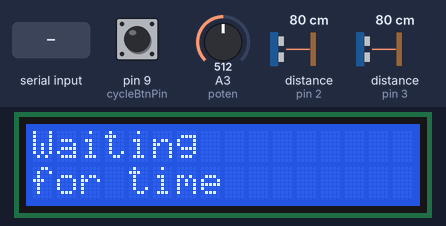
The sketch below on a simulated Arduino Uno, built with avr-gcc and run on an emulated ATmega328P. Parts: 16×2 character LCD. Wiring (inferred from the names in the program): 2 × range finder with pulse-width output: data pin 2 / data pin 3. Inputs (shaded band) come from the test bench; at power-on: pin 9 (cycleBtnPin) LOW, A3 (poten) = 512, distance to the obstacle (sensors on pin 2, pin 3) 80 cm. What the sketch prints to the serial monitor is not drawn.

Above: at 1.2 s.
1.3 s: "90,45\n" received over Serial
At 2.5 s:
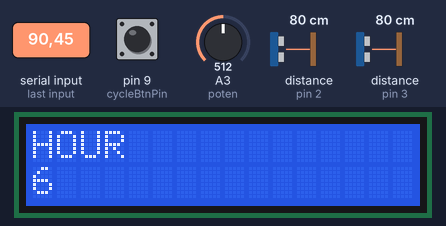
3.3 s: pin 9 (cycleBtnPin) pulled HIGH for 3.2 s
At 7.9 s:
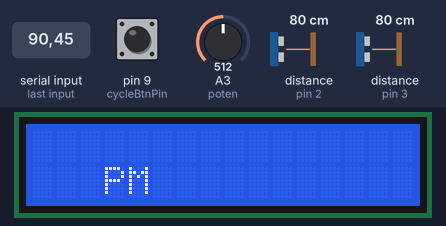
8.3 s: A3 (poten) set to 493
At 9.4 s:
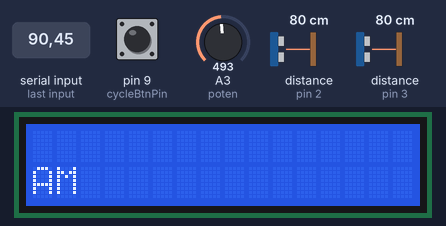
12.1 s: pin 9 (cycleBtnPin) pulled HIGH for 0.15 s
At 13.5 s:
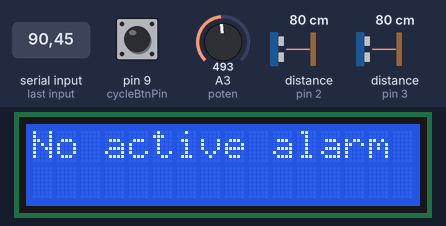
15.2 s: A3 (poten) set to 306
At 16.0 s:
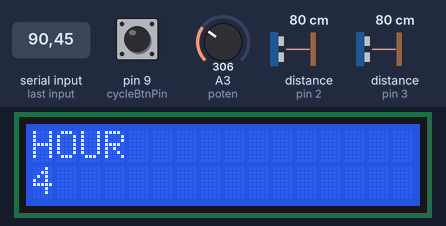
Timing chart, 0 to 18.2 s (numbered marks = the images above; inputs shaded):
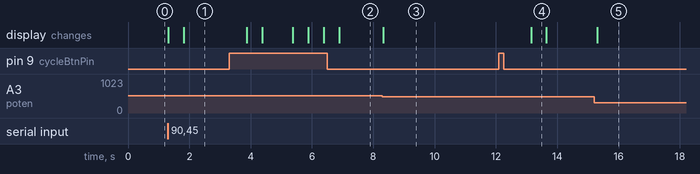

Measured:
- the behaviour switches between 512 and 511 on A3 (poten) (found by bisection; images 2 and 3)
- after the input at 1.3 s, the display: first changes at once (image 1 shows a later state)
- after the input at 3.3 s, the display: first changes after 0.57 s (image 2 shows a later state)
- after the input at 8.3 s, the display: changes at once (image 3)
- after the input at 12.1 s, the display: changes after 1.0 s (image 4)
- after the input at 15.2 s, the display: changes after 0.10 s (image 5)
- what the display in image 4 shows lasts 0.5 s, from 13.1 s to 13.6 s

The sketch:

alarm.ino
```cpp
/*
 * REFERENCES
 * Melody code and pitches.h code found at: https://www.arduino.cc/en/Tutorial/PlayMelody
 * Time Library Source Code and Documentation found at: https://github.com/PaulStoffregen/Time
 * Serial.available() example found at:  https://www.arduino.cc/en/Serial/Available#.UwYy2PldV8E
 * convert function code found at: https://stackoverflow.com/questions/929103/convert-a-number-range-to-another-range-maintaining-ratio
*/

    //    months  = Serial.parseInt();
    //    days    = Serial.parseInt();
    //    years   = Serial.parseInt();
    //    hours   = Serial.parseInt();
    //    minutes = Serial.parseInt();
    //    seconds = Serial.parseInt();

#include <Time.h>
#include <TimeLib.h>
#include <LiquidCrystal.h>
#include "pitches.h"

//---------------------------------------------------------------------
// initialize the library by associating any needed LCD interface pin
// with the arduino pin number it is connected to
const int rs = 13, en = 11, d4 = 5, d5 = 4, d6 = 7, d7 = 6;

LiquidCrystal lcd(rs, en, d4, d5, d6, d7);
//---------------------------------------------------------------------
// time variables
int hr1 = -2;
int hr2 = -2;
int mn1 = -2;
int mn2 = -2;

int days = 15;
int months = 3;
int years = 2018;
int seconds = 0;
int minutes = 0;
int hours = 0;
// boolean used to see whether or not the initial time has been set
bool timeFlag = false;
//---------------------------------------------------------------------
// alarm variables
int alarmHour = 0;
int alarmMin = 0;
int alarmAmPm = 0;

int melody[] = {
  NOTE_C4, NOTE_G3, NOTE_G3, NOTE_A3, NOTE_G3, 0, NOTE_B3, NOTE_C4
};

// note durations: 4 = quarter note, 8 = eighth note, etc.:
int noteDurations[] = {
  4, 8, 8, 4, 4, 4, 4, 4
};

const int poten = A3;
const int buzzPin = 12;
const int snoozeBtnPin = 2;
const int setAlarmBtnPin = 3;
const int cycleBtnPin = 9;

// max and min values for the analog potentiometer
const int oldMin = 0;
const long int oldMax = 1023;

// variables that change during interrupts
volatile int alarmFlag = 0;
volatile int setFlag = 0;
//---------------------------------------------------------------------

void setup() {
  Serial.begin(9600);
  lcd.begin(16, 2);
  pinMode(snoozeBtnPin, INPUT);
  pinMode(cycleBtnPin, INPUT);
  pinMode(poten, INPUT);
  attachInterrupt(digitalPinToInterrupt(snoozeBtnPin), alarmInterrupt, CHANGE);
  attachInterrupt(digitalPinToInterrupt(setAlarmBtnPin), setInterrupt, CHANGE);
  //Serial.println("Enter valid date & time in this format:\nmm/dd/yyyy hr:mm:ss");
  lcd.print("Waiting");
  lcd.setCursor(0, 1);
  lcd.print("for time");
}

void loop() {

  if (Serial.available() > 0){
    if (hr1 == -2)
      hr1 = Serial.read();
    else if (hr2 == -2)
      hr2 = Serial.read();
    else if (mn1 == -2)
      mn1 = Serial.read();
    else if (mn2 == -2)
      mn2 = Serial.read();

//    if (!dateErrorCheck(years, months, days, hours, minutes, seconds)){
//      //break;
//    }

    //setTime(hours, minutes, seconds, days, months, years);

    if (hr1 != -2 && hr2 != -2 && mn1 != -2 && mn2 != -2){
      hours = turnToNum(hr1, hr2);
      minutes = turnToNum(mn1, mn2);
      setTime(hours, minutes, seconds, days, months, years);
      timeFlag = true;
    }
  }

  if (timeFlag){
    // update the time
    time_t curTime = now();
    //printTime(curTime);
    printAlarmStatus();

    // check if the button to set an alarm has been clicked
    if (setFlag == 1){
      setAlarm();
      Serial.print("H");
      setFlag = 0;
    }

    // check if the alarm conditons have been met
    if (second(curTime) == 0 && minute(curTime) == alarmMin){
      if (alarmAmPm == 0 && hour(curTime) == alarmHour)
        alarmFlag = 1;
      else if (alarmAmPm == 1 && hour(curTime)- 12 == alarmHour)
        alarmFlag = 1;
    }

    // check if we should sound the alarm
    if (alarmFlag == 1){
      soundAlarm();
    }


    delay(1000);
  }
}

// interrupt for digital pin 2
// turns off all alarm variables
void alarmInterrupt(){
  alarmFlag = 0;
  alarmHour = 0;
  alarmMin = 0;
  Serial.print("L");
}
// interrupt for digital pin 3
// sets the flag to allow user to enter an alarm
void setInterrupt(){
  setFlag = 1;
}

int turnToNum(int num1, int num2){
  char first = (char)num1;
  char sec = (char)num2;

  String inString = "";

  if (first == '0'){
    inString += sec;
  }
  else{
    inString += first;
    inString += sec;
  }
  return inString.toInt();
}

void printAlarmStatus(){
  lcd.clear();
  lcd.setCursor(0, 0);

  if (alarmHour == 0 && alarmMin == 0){
    lcd.print("No active alarm");
  }
  else{
    lcd.print("Active alarm for");
    lcd.setCursor(0, 1);
    lcd.print(alarmHour);
    lcd.print(":");
    if (alarmMin < 10){
      lcd.print("0");
      lcd.print(alarmMin);
    }
    else
      lcd.print(alarmMin);
    lcd.print(" ");
    if (alarmAmPm == 0)
      lcd.print("AM");
    else
      lcd.print("PM");
  }
}

// sets the current alarm variables
void setAlarm(){
  delay(500);
  int val = 0;
  val = waitForClick(1, 12);
  alarmHour = convert(val, 1, 12);
  delay(500);
  val = 0;
  val = waitForClick(0, 59);
  alarmMin = convert(val, 0, 59);
  delay(500);
  val = 0;
  val = waitForClick(-1, -1);
  alarmAmPm = amPm(val);
}

// helper function used by setAlarm()
int waitForClick(int minVal, int maxVal){
  int cur = 0, prev = 0, potenStatus = 0;
  while (1){
    lcd.clear();
    lcd.setCursor(0, 0);

    potenStatus = analogRead(poten);

    if (maxVal == -1){
      lcd.setCursor(0, 1);
      if (amPm(potenStatus) == 0)
        lcd.print("AM");
      else
        lcd.print("   PM");
    }
    else if (maxVal == 12){
      lcd.print("HOUR");
      lcd.setCursor(0, 1);
      lcd.print(convert(potenStatus, minVal, maxVal));
    }
    else{
      lcd.print("MINUTE");
      lcd.setCursor(0, 1);
      lcd.print(convert(potenStatus, minVal, maxVal));
    }

    cur = digitalRead(cycleBtnPin);
    if (cur != prev){
      if (cur == HIGH){
        return potenStatus;
      }
      delay(100);
    }
    prev = cur;
    delay(100);
  }
}

// converts an integer from an old range of values to a new range of values
int convert(int oldVal, int newMin, long int newMax){
  int newVal = (((oldVal - oldMin) * (newMax - newMin)) / (oldMax - oldMin)) + newMin;
  return newVal;
}

int amPm(int val){
  if (val < 512)
    return 0;
  else
    return 1;
}

// activates the alarm to the active buzzer
void soundAlarm(){
  for (int thisNote = 0; thisNote < 8; thisNote++) {
    if (alarmFlag == 0)
      return;
    // to calculate the note duration, take one second divided by the note type.
    //e.g. quarter note = 1000 / 4, eighth note = 1000/8, etc.
    int noteDuration = 1000 / noteDurations[thisNote];
    tone(buzzPin, melody[thisNote], noteDuration);
    // to distinguish the notes, set a minimum time between them.
    // the note's duration + 30% seems to work well:
    int pauseBetweenNotes = noteDuration * 1.30;
    delay(pauseBetweenNotes);
    // stop the tone playing:
    noTone(buzzPin);
  }
}

// prints the current time in the serial monitor
void printTime(time_t t){
  lcd.setCursor(0,0);
  lcd.clear();
  lcd.print("Time: ");

  if (hour(t) > 12)
    lcd.print(hour(t) - 12);
  else
    lcd.print(hour(t));

  lcd.print(":");
  lcd.print(minute(t));
  lcd.print(" ");

  if (hour(t) < 12)
    lcd.print("AM");
  else
    lcd.print("PM");

  lcd.setCursor(0, 1);
  lcd.print("Date: ");
  lcd.print(month(t));
  lcd.print("/");
  lcd.print(day(t));
  lcd.print("/");
  lcd.print(year(t));

//  Serial.print("Time: ");
//  Serial.print(hour(t));
//  Serial.print(":");
//  Serial.print(minute(t));
//  Serial.print(":");
//  Serial.print(second(t));
//  Serial.print("  Date: ");
//  Serial.print(month(t));
//  Serial.print("/");
//  Serial.print(day(t));
//  Serial.print("/");
//  Serial.println(year(t));
}

/*
 * VALID DAYS IN A MONTH

    MONTH     MONTH #     DAYS IN MONTH
    January     1              31
    February    2              28
    March       3              31
    April       4              30
    May         5              31
    June        6              30
    July        7              31
    August      8              31
    September   9              30
    October     10             31
    November    11             30
    December    12             31
 */

// returns false if any of the given values doesn't satisfy it's personal requirements
// returns true otherwise
bool dateErrorCheck(int years, int months, int days, int hours, int minutes, int seconds){
  if (checkYear(years) == 0)
    return false;
  else if (checkMonth(months) == 0)
    return false;
  else if (checkDay(months, days) == 0)
    return false;
  if (checkHour(hours) == 0)
    return false;
  else if (checkMinSec(minutes) == 0)
    return false;
  else if (checkMinSec(seconds) == 0)
    return false;
  else
    return true;
}

// returns 1 if year is valid, 0 otherwise
int checkYear(int y){
  if (y < 1000 || y > 9999)
    return 0;
  else
    return 1;
}

// returns 1 if month is valid, 0 otherwise
int checkMonth(int m){
  if (m >= 1 && m <= 12)
    return 1;
  else
    return 0;
}

// returns 1 if day is valid, 0 otherwise
int checkDay(int m, int d){
    // months that have 31 days
    if (m == 1 || m == 3 || m == 5 || m == 7 || m == 8 || m == 10 || m == 12){
      if (d >= 1 && d <= 31)
        return 1;
    }
    // months that have 30 days
    else if (m == 4 || m == 6 || m == 9 || m== 11){
      if (d >= 1 && d <= 30)
        return 1;
    }
    // months that have 28 days
    else if (m == 2){
      if (d >= 1 && d <= 28)
        return 1;
    }
    else{
      return 0;
    }
}

// returns 1 if hour is valid, 0 otherwise
int checkHour(int h){
  if (h >= 0 && h < 24)
    return 1;
  else
    return 0;
}

// returns 1 if minute/second is valid, 0 otherwise
int checkMinSec(int t){
  if (t >= 0 && t <= 59)
    return 1;
  else
    return 0;
}
```

pitches.h
```cpp
/*************************************************
 * Public Constants
 *************************************************/

#define NOTE_B0  31
#define NOTE_C1  33
#define NOTE_CS1 35
#define NOTE_D1  37
#define NOTE_DS1 39
#define NOTE_E1  41
#define NOTE_F1  44
#define NOTE_FS1 46
#define NOTE_G1  49
#define NOTE_GS1 52
#define NOTE_A1  55
#define NOTE_AS1 58
#define NOTE_B1  62
#define NOTE_C2  65
#define NOTE_CS2 69
#define NOTE_D2  73
#define NOTE_DS2 78
#define NOTE_E2  82
#define NOTE_F2  87
#define NOTE_FS2 93
#define NOTE_G2  98
#define NOTE_GS2 104
#define NOTE_A2  110
#define NOTE_AS2 117
#define NOTE_B2  123
#define NOTE_C3  131
#define NOTE_CS3 139
#define NOTE_D3  147
#define NOTE_DS3 156
#define NOTE_E3  165
#define NOTE_F3  175
#define NOTE_FS3 185
#define NOTE_G3  196
#define NOTE_GS3 208
#define NOTE_A3  220
#define NOTE_AS3 233
#define NOTE_B3  247
#define NOTE_C4  262
#define NOTE_CS4 277
#define NOTE_D4  294
#define NOTE_DS4 311
#define NOTE_E4  330
#define NOTE_F4  349
#define NOTE_FS4 370
#define NOTE_G4  392
#define NOTE_GS4 415
#define NOTE_A4  440
#define NOTE_AS4 466
#define NOTE_B4  494
#define NOTE_C5  523
#define NOTE_CS5 554
#define NOTE_D5  587
#define NOTE_DS5 622
#define NOTE_E5  659
#define NOTE_F5  698
#define NOTE_FS5 740
#define NOTE_G5  784
#define NOTE_GS5 831
#define NOTE_A5  880
#define NOTE_AS5 932
#define NOTE_B5  988
#define NOTE_C6  1047
#define NOTE_CS6 1109
#define NOTE_D6  1175
#define NOTE_DS6 1245
#define NOTE_E6  1319
#define NOTE_F6  1397
#define NOTE_FS6 1480
#define NOTE_G6  1568
#define NOTE_GS6 1661
#define NOTE_A6  1760
#define NOTE_AS6 1865
#define NOTE_B6  1976
#define NOTE_C7  2093
#define NOTE_CS7 2217
#define NOTE_D7  2349
#define NOTE_DS7 2489
#define NOTE_E7  2637
#define NOTE_F7  2794
#define NOTE_FS7 2960
#define NOTE_G7  3136
#define NOTE_GS7 3322
#define NOTE_A7  3520
#define NOTE_AS7 3729
#define NOTE_B7  3951
#define NOTE_C8  4186
#define NOTE_CS8 4435
#define NOTE_D8  4699
#define NOTE_DS8 4978
```
